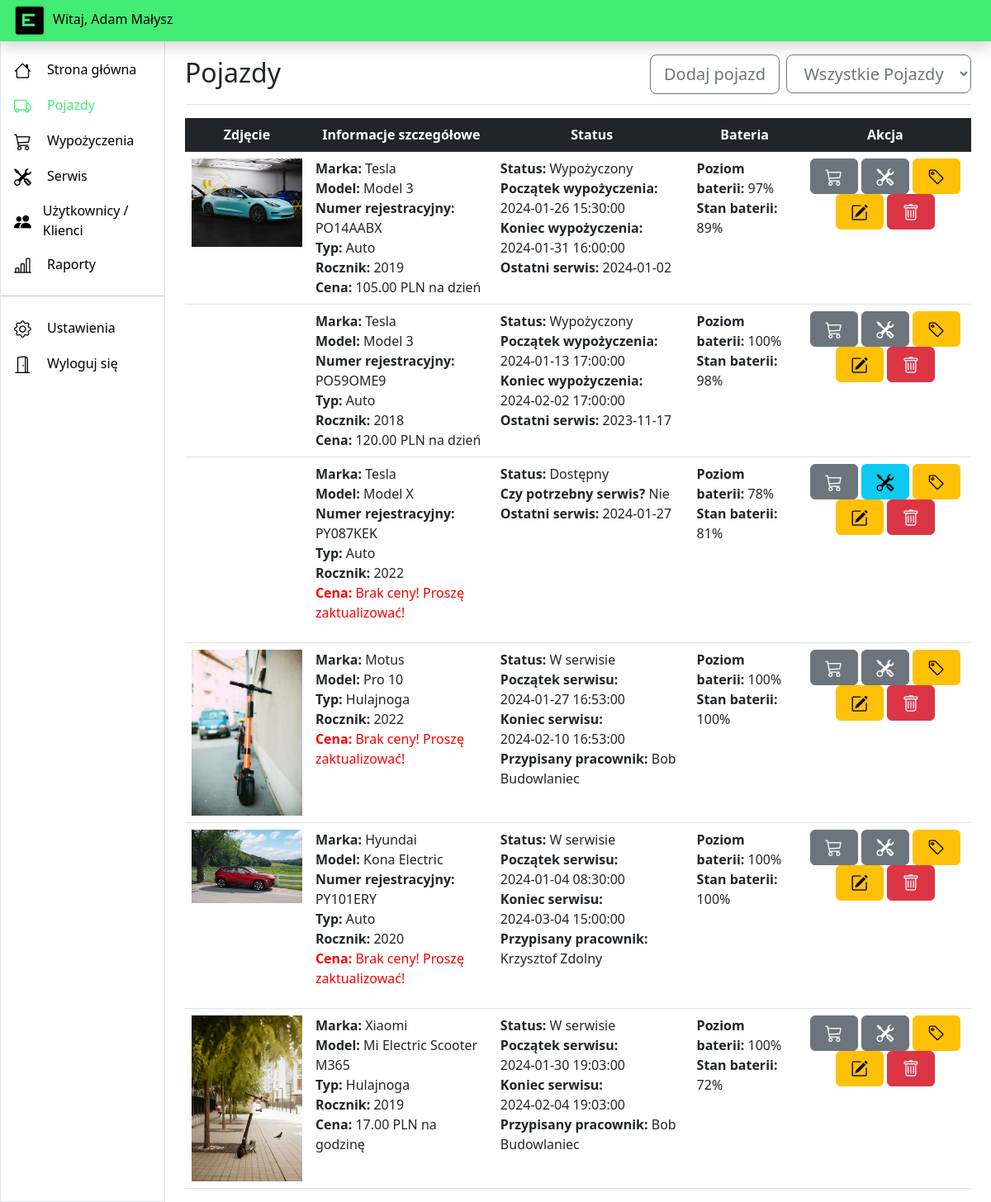
The app's page /vehicles.php (signed in) with its own data.
### tables this page shows
CREATE TABLE `vehicles` (
  `id` int(11) NOT NULL,
  `license_plate` varchar(8) NOT NULL,
  `brand` varchar(20) NOT NULL,
  `model` varchar(50) NOT NULL,
  `typ` enum('Auto','Hulajnoga') NOT NULL,
  `status` enum('Dostępny','Wypożyczony','W serwisie','Rozładowany') NOT NULL,
  `year` year(4) NOT NULL,
  `image` longtext DEFAULT 'images/vehicles/vehicle-default.png',
  `maintenance_needed` tinyint(1) NOT NULL,
  `maintenance_last` date NOT NULL,
  `battery_level` tinyint(4) NOT NULL,
  `battery_degradation` tinyint(4) NOT NULL,
  `deleted` tinyint(1) NOT NULL
);

CREATE TABLE `prices` (
  `id` int(11) NOT NULL,
  `vehicle_id` int(11) NOT NULL,
  `price` decimal(10,2) NOT NULL,
  `time_unit` enum('hours','days') NOT NULL,
  `time_from` datetime NOT NULL,
  `time_to` datetime NOT NULL,
  `is_flagged` tinyint(1) NOT NULL
);

CREATE TABLE `reservations` (
  `id` int(11) NOT NULL,
  `vehicle_id` int(11) NOT NULL,
  `client_id` int(11) NOT NULL,
  `is_active` tinyint(1) NOT NULL,
  `price` decimal(10,2) NOT NULL,
  `reservation_start` datetime NOT NULL,
  `reservation_end` datetime NOT NULL,
  `user_id` int(11) NOT NULL,
  `Creation_date` datetime NOT NULL
);

CREATE TABLE `maintenance` (
  `id` int(11) NOT NULL,
  `vehicle_id` int(11) NOT NULL,
  `service_status` tinyint(1) NOT NULL,
  `creation_date` datetime NOT NULL,
  `service_start` datetime NOT NULL,
  `service_end` datetime NOT NULL,
  `planned` tinyint(1) NOT NULL,
  `user_id` int(11) NOT NULL,
  `maintenance_description` longtext NOT NULL,
  `service_location` varchar(50) NOT NULL
);

CREATE TABLE `users` (
  `id` int(11) NOT NULL,
  `email` longtext NOT NULL,
  `password_hash` varchar(255) NOT NULL,
  `firstname` varchar(50) NOT NULL,
  `lastname` varchar(50) NOT NULL,
  `birth` date NOT NULL,
  `pesel` bigint(11) NOT NULL,
  `phone` varchar(15) NOT NULL,
  `address_city` varchar(50) NOT NULL,
  `address_zipcode` varchar(50) NOT NULL,
  `address_street` varchar(50) NOT NULL,
  `address_house` varchar(50) NOT NULL,
  `address_apartment` varchar(50) NOT NULL,
  `role_id` tinyint(1) NOT NULL,
  `ispasswordchanged` tinyint(1) NOT NULL,
  `isdeleted` tinyint(1) NOT NULL
);

### vehicles.php (the view, shortened to what this page needs)
<?php
  $mysqli = require __DIR__ . "/database.php";
  if(!isset($_GET["view"])) {
    $vehicleview = "all";
  }
  else if(isset($_GET["view"])) {
    $vehicleview = $_GET["view"];
  }
?>
<!DOCTYPE html>
<html lang="pl-PL">
<head>
  <link rel="stylesheet" type="text/css" href="styles/dashboard.css" />
  <link href="https://cdn.jsdelivr.net/npm/bootstrap@5.2.3/dist/css/bootstrap.min.css" rel="stylesheet" />
  <link rel="stylesheet" href="https://cdn.jsdelivr.net/npm/bootstrap-icons@1.11.1/font/bootstrap-icons.css">
  <link href="https://cdn.jsdelivr.net/npm/bootstrap-icons@1.10.5/font/bootstrap-icons.min.css" rel="stylesheet">
</head>
<body>
  <header class="navbar sticky-top flex-md-nowrap p-0 shadow" data-bs-theme="dark">
    <a class="navbar-brand col-md-3 col-lg-2 me-0 px-3 fs-6 text-black"><img class="me-2" src="images/logo.png" alt="" width="40" height="40">Witaj, <?php echo $_SESSION["user_firstname"].' '.$_SESSION["user_lastname"];?></a>
  </header>
  <div class="container-fluid">
    <div class="row text-wrap">
      <div class="sidebar border border-right col-md-3 col-lg-2 p-0 bg-body-tertiary">
        <div class="offcanvas-md offcanvas-end bg-body-tertiary" tabindex="-1" id="sidebarMenu" aria-labelledby="sidebarMenuLabel">
          <div class="offcanvas-body d-md-flex flex-column p-0 pt-lg-3 overflow-y-auto">
            <ul class="nav flex-column">
              <li class="nav-item">
                <a class="nav-link d-flex align-items-center gap-2 fs-6" href="index.php">
                  <i class="bi bi-house"></i>
                  Strona główna
                </a>
              </li>
              <li class="nav-item">
                <a class="nav-link d-flex align-items-center gap-2 fs-6 active" aria-current="page" href="#">
                  <i class="bi bi-truck"></i>
                  Pojazdy
                </a>
              </li>
              <?php if($_SESSION["user_role"] != 2) { ?>
              <li class="nav-item">
                <a class="nav-link d-flex align-items-center gap-2 fs-6" href="reservations.php">
                  <i class="bi bi-cart3"></i>
                  Wypożyczenia
                </a>
              </li>
              <?php } ?>
              <li class="nav-item">
                <a class="nav-link d-flex align-items-center gap-2 fs-6" href="service.php">
                  <i class="bi bi-tools"></i>
                  Serwis
                </a>
              </li>
              <?php if($_SESSION["user_role"] != 2) { ?>
              <li class="nav-item">
                <a class="nav-link d-flex align-items-center gap-2 fs-6" href="clients.php">
                <i class="bi bi-people-fill"></i>
                <?php if($_SESSION["user_role"] == 1) { ?>Użytkownicy / Klienci<?php } ?>
                </a>
              </li>
              <li class="nav-item">
                <a class="nav-link d-flex align-items-center gap-2 fs-6" href="reports.php">
                  <i class="bi bi-bar-chart-line"></i>
                  Raporty
                </a>
              </li>
              <?php } ?>
            </ul>
            <hr class="my-3">
            <ul class="nav flex-column mb-auto">
              <li class="nav-item">
                <a class="nav-link d-flex align-items-center gap-2 fs-6" href="settings.php">
                  <i class="bi bi-gear"></i>
                  Ustawienia
                </a>
              </li>
              <li class="nav-item">
                <a class="nav-link d-flex align-items-center gap-2 fs-6" href="logout.php">
                  <i class="bi bi-door-open"></i>
                  Wyloguj się
                </a>
              </li>
            </ul>
          </div>
        </div>
      </div>
      <main class="col-md-9 ms-sm-auto col-lg-10 px-md-4">
        <div class="d-flex justify-content-between flex-wrap flex-md-nowrap align-items-center pt-3 pb-2 mb-3 border-bottom">
          <h2>Pojazdy</h2>
          <div class="d-flex flex-wrap">
            <?php if($_SESSION["user_role"] != 3) { ?> <button type="button" class="text-nowrap btn btn-lg btn-outline-secondary me-2 mb-1" data-toggle="modal" data-target="#ModalCenteraddvehicle">Dodaj pojazd</button> <?php } ?>
            <form method="get">
              <select class="btn btn-lg btn-outline-secondary mb-1" name="view" onchange="this.form.submit();">
                <option value="all" <?php echo (($vehicleview == "all")?"selected":"" );?>>Wszystkie Pojazdy</option>
              </select>
            </form>
          </div>
        </div>
        <table class="table table-hover">
          <thead class="table-dark">
            <tr>
              <th scope="col">Zdjęcie</th>
              <th scope="col">Informacje szczegółowe</th>
              <th scope="col">Status</th>
              <th scope="col">Bateria</th>
              <th scope="col" class="buttonlist">Akcja</th>
            </tr>
          </thead>
          <tbody>
            <?php
            if ($vehicleview == "Hulajnoga") {
              $sql = sprintf("SELECT id, license_plate, brand, model, typ, status, year, image, maintenance_needed, maintenance_last, battery_level, battery_degradation FROM vehicles WHERE deleted='0' AND typ='Hulajnoga'");
            }
            else if ($vehicleview == "Auto") {
              $sql = sprintf("SELECT id, license_plate, brand, model, typ, status, year, image, maintenance_needed, maintenance_last, battery_level, battery_degradation FROM vehicles WHERE deleted='0' AND typ='Auto'");
            }
            else{
              $sql = sprintf("SELECT id, license_plate, brand, model, typ, status, year, image, maintenance_needed, maintenance_last, battery_level, battery_degradation FROM vehicles WHERE deleted='0'");
            }
            $result = $mysqli->query($sql);
            while($row = $result->fetch_assoc()) {
            ?>
            <tr>
              <td class="text-center"><img class="img-fluid" src="<?php echo $row['image']; ?>" alt="" width="200px"></td>
              <td><?php echo "<b>Marka: </b>".$row['brand']."</br><b>Model: </b>".$row['model'].(($row['typ']=='Auto')?"</br><b>Numer rejestracyjny: </b>".$row['license_plate']:"")."</br><b>Typ: </b>".$row['typ']."</br><b>Rocznik: </b>".$row['year'];
                $sqlprices = sprintf("SELECT * FROM prices WHERE time_from < NOW() AND time_to > NOW() AND vehicle_id = '".$row["id"]."' AND is_flagged=0 ORDER BY id DESC LIMIT 1");
                $resultprices = $mysqli->query($sqlprices);
                if (mysqli_num_rows($resultprices)==0) {
                echo "</br><p style='color:red;'><b>Cena:</b> Brak ceny! Proszę zaktualizować!</p>";
                }
                else {
                  while($pricerow = $resultprices->fetch_assoc()) {
                    echo "</br><b>Cena: </b>".$pricerow['price']." PLN na ".(($pricerow['time_unit']=='days')?"dzień":"godzinę");
                  }
                }
                ?>
              </td>
              <td><?php if ($row['status']=="Dostępny" || $row['status']=="Rozładowany") {
                  echo "<b>Status: </b>".$row['status']."<br><b>Czy potrzebny serwis? </b>".(($row['maintenance_needed']=='1')?"Tak":"Nie").(($row['maintenance_last']!='0000-00-00')?"</br><b>Ostatni serwis: </b>".$row['maintenance_last']:"");
                }
                else if ($row['status']=="Wypożyczony") {
                  $sql_reservations = "SELECT * FROM reservations WHERE vehicle_id = '".$row["id"]."' AND is_active = 1";
                  $result_reservations = $mysqli->query($sql_reservations);
                  $reservation = $result_reservations->fetch_assoc();
                  echo "<b>Status: </b>".$row['status']."<br><b>Początek wypożyczenia: </b><br>".$reservation["reservation_start"]."<br><b>Koniec wypożyczenia: </b><br>".$reservation["reservation_end"]."<br><b>Ostatni serwis: </b>".$row["maintenance_last"];
                }
                else if ($row['status']=="W serwisie") {
                  $sql_maintenance = "SELECT * FROM maintenance WHERE vehicle_id = '".$row["id"]."' AND service_status = 1";
                  $result_maintenance = $mysqli->query($sql_maintenance);
                  $maintenance = $result_maintenance->fetch_assoc();
                  $sql_maintenanceuser = "SELECT firstname, lastname FROM users WHERE id = '".$maintenance["user_id"]."'";
                  $result_maintenanceuser = $mysqli->query($sql_maintenanceuser);
                  $maintenanceuser = $result_maintenanceuser->fetch_assoc();
                  echo "<b>Status: </b>".$row['status']."<br><b>Początek serwisu: </b><br>".$maintenance["service_start"]."<br><b>Koniec serwisu: </b><br>".$maintenance["service_end"]."<br><b>Przypisany pracownik: </b>".$maintenanceuser["firstname"]." ".$maintenanceuser["lastname"];
                }
                ?>
              </td>
              <td><?php echo "<b>Poziom baterii: </b>".$row['battery_level']."%"."</br><b>Stan baterii: </b>".$row['battery_degradation']."%"; ?></td>
              <td align="center" class="buttonlist"><button type='button' title="Wypożycz" <?php if($row['status'] == "Dostępny" && $_SESSION["user_role"] != 2 && mysqli_num_rows($resultprices)!=0) { ?> class='btn btn-success' <?php } else { ?>class='btn btn-secondary' <?php } ?> data-toggle='modal' <?php if($row['status'] == "Dostępny" && $_SESSION["user_role"] != 2 && mysqli_num_rows($resultprices)!=0) { echo "data-target='#ModalCenterReservation".$row["id"]."'";} ?>><i class="bi bi-cart3"></i></button>
                <button type='button' title="Serwisuj" <?php if($row['status'] == "Dostępny" && $_SESSION["user_role"] != 3) { ?> class='btn btn-info' <?php } else { ?>class='btn btn-secondary' <?php } ?> data-toggle='modal' <?php if($row['status'] == "Dostępny" && $_SESSION["user_role"] != 3) { echo "data-target='#ModalCenterMaintenance".$row["id"]."'";} ?>><i class="bi bi-tools"></i></button>
                <button type='button' title="Cennik" <?php if($_SESSION["user_role"] != 2) { ?> class='btn btn-warning' <?php } else { ?>class='btn btn-secondary' <?php } ?> data-toggle='modal' <?php if($_SESSION["user_role"] != 2) { echo "data-target='#ModalCenterPrices".$row["id"]."'";} ?>><i class="bi bi-tag"></i></button>
                <button type='button' title="Edytuj" class='btn btn-warning' data-toggle='modal' <?php echo "data-target='#editModalCenter".$row["id"]."'"; ?>><i class="bi bi-pencil-square"></i></button>
                <a <?php echo 'href="vehicles.php?id='.$row["id"].'"'; ?> class='btn btn-danger' title="Usuń"><i class="bi bi-trash"></i></a>
              </td>
            </tr>
            <?php } ?>
          </tbody>
        </table>
      </main>
    </div>
  </div>
</body>
</html>

### styles/dashboard.css (style rules this page uses)
.bi { display: inline-block; width: 2rem; height: 1.7rem; font-size: 1.3rem; }
.sidebar { position: fixed; top: 45px; bottom: 0; left: 0; z-index: 100; padding: 0; }
.sidebar .nav-link { font-size: .875rem; font-weight: 500; }
.sidebar .nav-link.active { color: #43ed73; }
.sidebar .nav-link { color: #000000; }
.navbar { background-color: #43ed73; }
.navbar-brand { padding-top: .75rem; padding-bottom: .75rem; }
thead { text-align: center; }

### records on screen
vehicles: image (picture), brand "Tesla", model "Model 3", license_plate "PO14AABX", typ "Auto", year "2019", status "Wypożyczony", reservations.reservation_start "2024-01-26 15:30:00", reservations.reservation_end "2024-01-31 16:00:00", maintenance_last "2024-01-02", battery_level "97", battery_degradation "89"
prices: price "105.00", time_unit "dzień"
vehicles: brand "Tesla", model "Model 3", license_plate "PO59OME9", typ "Auto", year "2018", status "Wypożyczony", reservations.reservation_start "2024-01-13 17:00:00", reservations.reservation_end "2024-02-02 17:00:00", maintenance_last "2023-11-17", battery_level "100", battery_degradation "98"
prices: price "120.00", time_unit "dzień"
vehicles: brand "Tesla", model "Model X", license_plate "PY087KEK", typ "Auto", year "2022", shows "Cena:", status "Dostępny", maintenance_needed "Nie", maintenance_last "2024-01-27", battery_level "78", battery_degradation "81"
vehicles: image (picture), brand "Motus", model "Pro 10", typ "Hulajnoga", year "2022", shows "Cena:", status "W serwisie", maintenance.service_start "2024-01-27 16:53:00", maintenance.service_end "2024-02-10 16:53:00", users.firstname "Bob", users.lastname "Budowlaniec", battery_level "100", battery_degradation "100"
vehicles: image (picture), brand "Hyundai", model "Kona Electric", license_plate "PY101ERY", typ "Auto", year "2020", shows "Cena:", status "W serwisie", maintenance.service_start "2024-01-04 08:30:00", maintenance.service_end "2024-03-04 15:00:00", users.firstname "Krzysztof", users.lastname "Zdolny", battery_level "100", battery_degradation "100"
vehicles: image (picture), brand "Xiaomi", model "Mi Electric Scooter M365", typ "Hulajnoga", year "2019", status "W serwisie", maintenance.service_start "2024-01-30 19:03:00", maintenance.service_end "2024-02-04 19:03:00", users.firstname "Bob", users.lastname "Budowlaniec", battery_level "100", battery_degradation "72"
prices: price "17.00", time_unit "godzinę"

### other values on screen
$_SESSION["user_firstname"] "Adam"
$_SESSION["user_lastname"] "Małysz"
